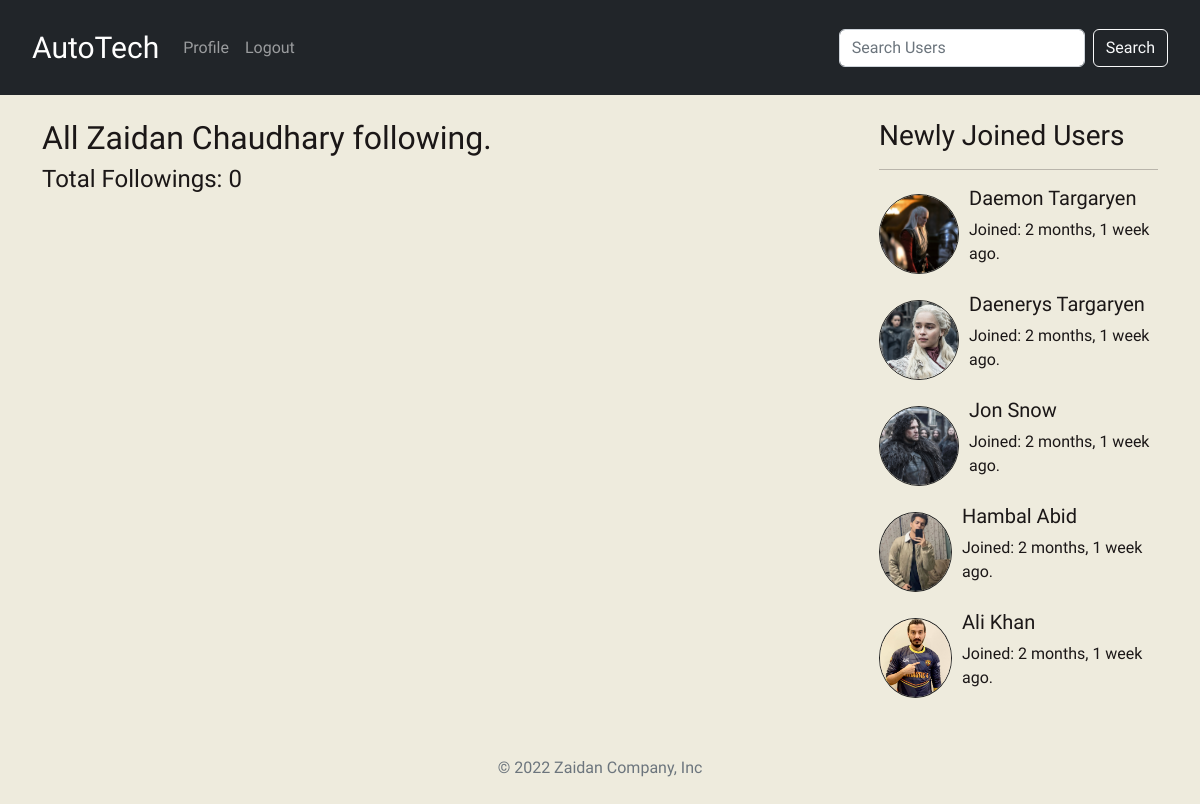
The app's page /profile/admin-zaidan/following/ (signed in) with its own data.
### userProfile/models.py (models this page shows, shortened)
class User(AbstractUser):
    userDisplay = models.ImageField(upload_to=upload_profile_perUser)
    userBio = models.TextField(blank=True, null=True, default="No Bio Yet...")
    userGender = models.CharField(max_length=6, choices=GENDER_CHOICES)
    userInsta = models.TextField(blank=True, null=True)
    userFacebook = models.TextField(blank=True, null=True)
    slug = models.SlugField(null=True, blank=True)

### userProfile/views.py (the view)
# urls.py: path("<slug:slug>/following/", views.following, name="following"),
@login_required(login_url="loginUser")
def following(request, slug):
    user = User.objects.get(slug=slug)
    friends = Follow.objects.following(user)
    new_users = User.objects.all().order_by("-date_joined")[:5]
    context = {"user": user, "friends": friends, "newusers": new_users}
    return render(request, "profile/following.html", context)

### templates/profile/following.html (shortened to what this page needs)
{% extends 'base.html' %}
{% block content %}
<div class="container my-4">
  <div class="main-header-feed">
    <div class="user-friends">
      <h2>All {{user.get_full_name}} following.</h2>
      <h4>Total Followings: {{friends|length}}</h4>
    </div>
    <div class="recently-joined">
      <h3>Newly Joined Users</h3>
      <hr>
      {% for i in newusers %}
      {% if request.user != i %}
      <div class="each-new-user">
        <img class='new-user-img' src="{{i.userDisplay.url}}" alt="">
        <div>
          <h5><a href="{% url 'profileHome' i.slug%}">{{i.get_full_name}}</a></h5>
          <p>Joined: {{i.date_joined|timesince}} ago.</p>
        </div>
      </div>
      {% endif %}
      {% endfor %}
    </div>
  </div>
</div>
{% endblock content %}

### static/css/styles.css (style rules this page uses)
* { margin: 0; padding: 0; box-sizing: border-box; }
body { font-family: 'Raleway', sans-serif; color: #1B1717; background-color: #EEEBDD; }
a { color: #1B1717; text-decoration: none; }
.main-header-feed { display: grid; grid-template-columns: 3fr 1fr; }
.each-new-user { display: flex; align-items: center; gap: 10px; margin-bottom: 10px; }
.new-user-img { border: 1px #222 solid; border-radius: 50%; height: 80px; width: 80px; object-fit: cover; }

### records on screen
User: get_full_name "Zaidan Chaudhary"
User: userDisplay (picture), get_full_name "Daemon Targaryen", date_joined "2 months, 1 week"
User: userDisplay (picture), get_full_name "Daenerys Targaryen", date_joined "2 months, 1 week"
User: userDisplay (picture), get_full_name "Jon Snow", date_joined "2 months, 1 week"
User: userDisplay (picture), get_full_name "Hambal Abid", date_joined "2 months, 1 week"
User: userDisplay (picture), get_full_name "Ali Khan", date_joined "2 months, 1 week"

### other values on screen
{{ friends|length }} "0"
